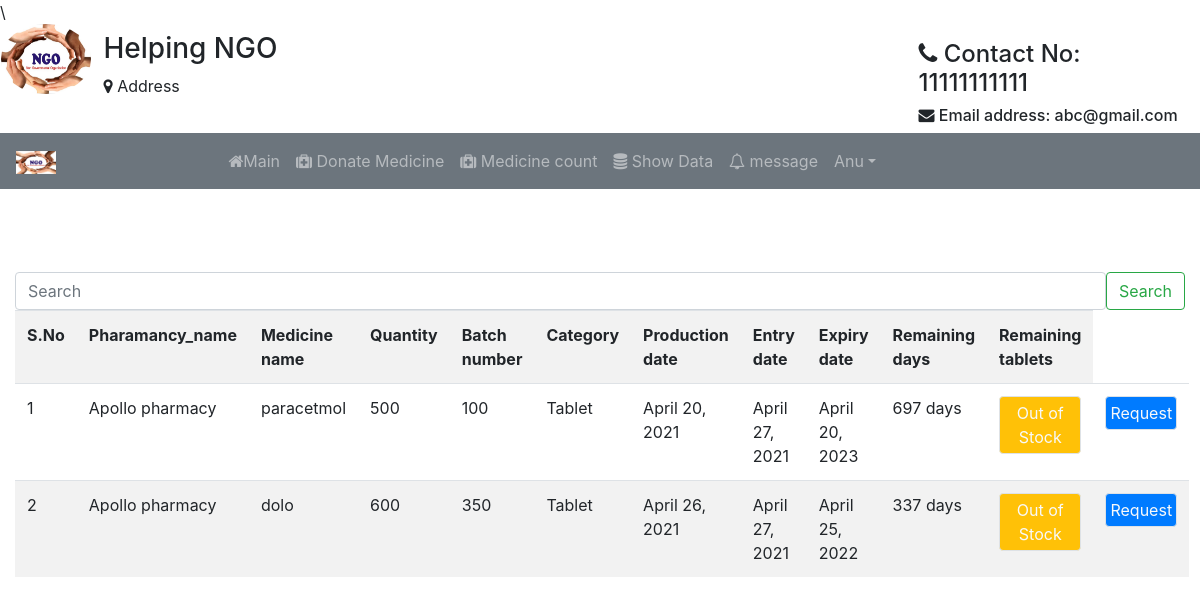
Page /index/ (signed in) on the committed database.
### Student/models.py (models this page shows)
class User(AbstractUser):
	t = (
		(1,'Medicinist'),
		(2,'Org'),
		(3,'Anonymous'),
		)
	role = models.IntegerField(default=3,choices=t)
	g=[('M',"Male"),('F','Female')]
	age=models.IntegerField(default=10)
	impf=models.ImageField(upload_to='Medicines/',default="ngo1.jpg")
	gender=models.CharField(max_length=10,choices=g,default="F")
	organization_name=models.CharField(max_length=120,default="ngo")
	hospital_name=models.CharField(max_length=120,default="ap")
	phone_no=models.CharField(null=True,default="1234567890",max_length=10)
	pan_no=models.CharField(max_length=10,default="ABC1234DE5")
	address=models.CharField(max_length=200,default="Tirupathi")

class MedicineInfo(models.Model):
	pharmacy_name=models.CharField(max_length=500)
	medicine_name=models.CharField(max_length=120)
	quantity=models.CharField(max_length=30)
	batch_no=models.IntegerField(unique=True,null=True)
	category=models.CharField(max_length=120)
	production_date=models.DateField(null=True)
	entry_date=models.DateField(null=True)
	expiry_date=models.DateField(null=True)
	created_date=models.DateField(auto_now=True)
	uid=models.ForeignKey(User,on_delete=models.CASCADE,null=True)
	impf=models.ImageField(upload_to='Medicines/',default="ngo1.jpg")

### Student/views.py (the view)
# urls.py: path('index/',views.index1,name="inx"),
def index1(request):
	i = MedicineInfo.objects.filter(uid_id=request.user.id)
	g = MedicineInfo.objects.all()
	k = {}
	for m in g:
		days_count=m.expiry_date-m.created_date
		print(days_count,m.expiry_date,m.created_date)
		k[m.id] = m.id,m.pharmacy_name,m.medicine_name,m.quantity,m.batch_no,m.category,m.production_date,m.entry_date,m.expiry_date,days_count
	print(k)
	f = k.values()
	return render(request,'htfiles/index.html',{'it':i,'d':f})

### Student/templates/htfiles/index.html (shortened to what this page needs)
{% extends 'htfiles/header.html' %}
{% block content %}
<div class="container-fluid" style="margin-top: 83px;">
	<form class="d-flex" method="POST" action="{% url 'srch' %}">
        <input type="search" class="form-control me-2" placeholder="Search" name="searched">
        <button class="btn btn-outline-success" type="submit">Search</button>
      </form>
	<table class="table table-striped">
		<tr>
					<th>S.No</th>
					<th>Pharamancy_name</th>
					<th>Medicine name</th>
					<th>Quantity</th>
					<th>Batch number</th>
					<th>Category</th>
					<th>Production date</th>
					<th>Entry date</th>
					<th>Expiry date</th>
					<th>Remaining days</th>
					<th>Remaining tablets</th>
				</tr>
	{% if user.export.is_medicinist %}
		{% for k in it %}
						<h3><span>{% if k.is_status == 0 %}<span class="bg-danger text-light p-1 border rounded">Available</span>{% else %}<span class="bg-primary text-light border rounded p-1">Out of Stock</span>{% endif%}</span></h3>
		{% endfor %}
		{% else %}
		{% for k in d %}
			<tr>
				    <td>{{ forloop.counter }}</td>
					<td>{{k.1}}</td>
					<td>{{k.2}}</td>
					<td>{{k.3}}</td>
					<td>{{k.4}}</td>
					<td>{{k.5}}</td>
					<td>{{k.6}}</td>
					<td>{{k.7}}</td>
					<td>{{k.8}}</td>
					<td>{{k.9|cut:", 0:00:00"}}</td>
					<td><h6>{% if k.2 == 0 %}<span class="bg-success text-light p-1 border rounded">Available</span>{% else %}<span class="btn btn-warning text-light border rounded p-1">Out of Stock</span>{% endif%}</span></h6></td>
					<td><a href="{% url 'rqt' k.id %}" class="bg-primary text-light p-1 border rounded btn btn-block mx-auto">Request</a></td>
					</tr>
				{% endfor %}
			</table>
	{% endif %}
	</div>
{% endblock %}

### Student/templates/htfiles/navbar.html (shortened to what this page needs)
{% load static %}
<div class="row">
  <div class="col col-md-1" style="margin-left:1px;">
  <img src="{% static 'images/NGO.jpg' %}" alt="logo" style="width:90px; height: 70px;" class="rounded-circle">
  </div>
  <div class="col mt-2">
    <h3>Helping NGO</h3>
    <p><i class="fa fa-map-marker" aria-hidden="true"></i>
Address</p>
  </div>
  <div class="col-md-3" style="margin-right: 4px">
    <h4 class="mt-3"><i class="fa fa-phone" aria-hidden="true"></i>
Contact No: 11111111111</h4>
    <h6><i class="fa fa-envelope" aria-hidden="true"></i>   Email address: abc@gmail.com</h6>
  </div>
</div>
<nav class="navbar navbar-expand-sm bg-secondary text-white navbar-dark">
  <a class="navbar-brand" href="#">
    <img src="{% static 'images/NGO.jpg' %}" alt="logo" style="width: 40px;">
  </a>
  <ul class="navbar-nav ml-auto text-white" style="margin-right: 300px">
{% if not user.is_authenticated %}
    <li class="nav-item" style="margin-right: 80px">
      <a class="nav-link" href="#"><i class="fa fa-home" aria-hidden="true"></i>
Home</a>
    </li>
    <li class="nav-item" style="margin-right: 80px">
      <a class="nav-link" href="{% url 'ab' %}"><i class="fa fa-user" aria-hidden="true"></i>
About us</a>
   <!--  </li>
    <li class="nav-item" style="margin-right: 80px">
      <a class="nav-link" href="#">Volunteers</a>
    </li> -->
    <li class="nav-item" style="margin-right: 80px">
      <a class="nav-link" href="{% url 'don' %}"><i class="fa fa-users" aria-hidden="true"></i>
Our workers</a>
    </li>
    <li class="nav-item" style="margin-right: 80px">
      <a class="nav-link" href="#"><i class="fa fa-phone" aria-hidden="true"></i>
Contact us</a>
    </li>
    <li class="nav-item">
      <a class="nav-link" href="{% url 'log' %}"><span class="glyphicon glyphicon-user"></span><i class="fa fa-sign-in" aria-hidden="true"></i>
Login</a>
    </li>
  {% elif user.role == 1 %}
  <li class="nav-item">
        <a class="nav-link" href="{% url 'mnp' %}"><i class="fa fa-home" aria-hidden="true"></i>Main</a>
      </li>
      <li class="nav-item">
        <a class="nav-link" href="{% url 'up' %}"><i class="fa fa-medkit" aria-hidden="true"></i>
Donate Medicine</a>
      </li>
      <li class="nav-item">
        <a class="nav-link" href="#"><i class="fa fa-medkit" aria-hidden="true"></i>
Medicine count</a>
      </li>
      <li class="nav-item">
        <a class="nav-link" href="{% url 'tab' %}"><i class="fa fa-database" aria-hidden="true"></i>
Show Data</a>
      </li>
      <li class="nav-item">
        <a class="nav-link" href="#"><i class="fa fa-bell-o" aria-hidden="true"></i>
message </a>
      </li>
      <li class="dropdown">
      <a type="button" class="nav-link dropdown-toggle" data-toggle="dropdown">{{user.username}}</a>
    {% endif %}
    </ul>
</nav>

### Student/templates/htfiles/navbar.html (style rules this page uses)
.nav-link { color: light; }

### rows in the picture
User: username "Anu"
MedicineInfo: pharmacy_name "Apollo pharmacy", medicine_name "paracetmol", quantity "500", category "Tablet", production_date "April 20, 2021", entry_date "April 27, 2021", expiry_date "April 20, 2023"
MedicineInfo: pharmacy_name "Apollo pharmacy", medicine_name "dolo", quantity "600", category "Tablet", production_date "April 26, 2021", entry_date "April 27, 2021", expiry_date "April 25, 2022"

### other values in the picture
{{ k.4 }} "100" "350"
{{ k.9|cut:", 0:00:00" }} "697 days" "337 days"
